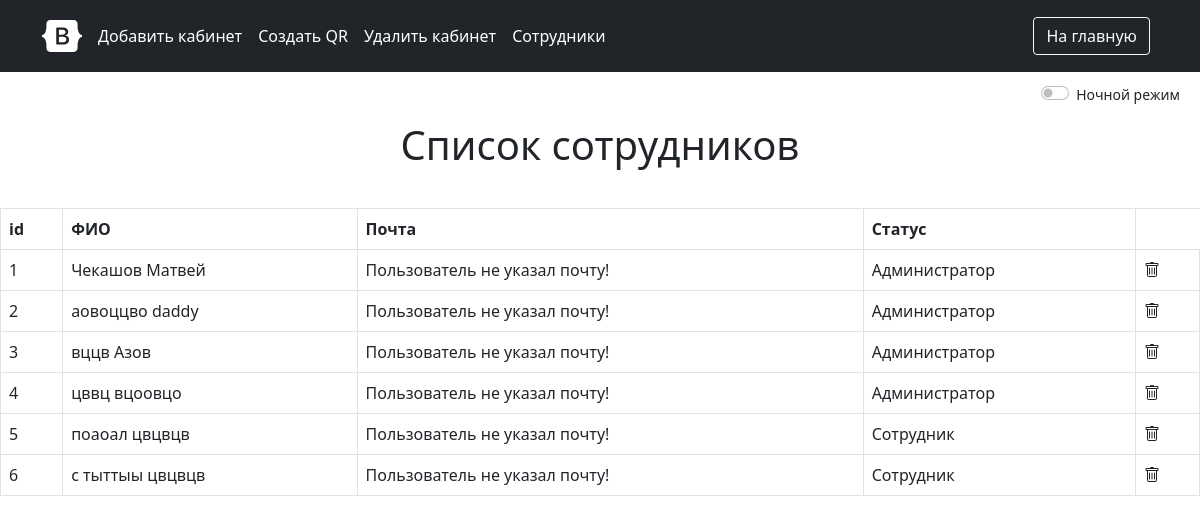
The app's page /work_with_user (signed in) with its own data.
### models.py (models this page shows, shortened)
class User(db.Model, UserMixin):
    id = db.Column(db.Integer, primary_key=True)
    email = db.Column(db.String(64))
    login = db.Column(db.String(64), unique=True)
    name = db.Column(db.String(64), nullable=False)
    surname = db.Column(db.String(64), nullable=False)
    patronymic = db.Column(db.String(64))
    admin_status = db.Column(db.Boolean, default=False)
    password = db.Column(db.String(128), nullable=False)
    user_sc = db.relationship('ScheduleCleaning', backref='user')
    created_on = db.Column(db.DateTime, default=datetime.utcnow)
    __translate_dict = {'ь': '', 'ъ': '', 'а': 'a', 'б': 'b', 'в': 'v',
                        'г': 'g', 'д': 'd', 'е': 'e', 'ё': 'yo', 'ж': 'zh',
                        'з': 'z', 'и': 'i', 'й': 'y', 'к': 'k', 'л': 'l',
                        'м': 'm', 'н': 'n', 'о': 'o', 'п': 'p', 'р': 'r',
                        'с': 's', 'т': 't', 'у': 'u', 'ф': 'f', 'х': 'h',
                        'ц': 'ts', 'ч': 'ch', 'ш': 'sh', 'щ': 'sch', 'ы': 'yi',
                        'э': 'e', 'ю': 'yu', 'я': 'ya'}
    def login(self):
        pass

### admin.py (the view, shortened to what this page needs)
@app.route('/work_with_user', methods=['GET', 'POST'])
@login_required
def work_with_user():
    if not check_admin_status():
        flash(f'У вас нет прав для просмотра данной страницы!', category='error')
        app.logger.warning(
            f"Сотрудник с недостаточным уровнем допуска попытался удалить пользователя: {get_user_info()}")
        return redirect(url_for('index'))
    users = User.query.order_by(User.admin_status.desc()).order_by(User.surname).all()
    return render_template('admin/work_with_user.html', users=users)

### controller.py (called while the page is built)
def check_admin_status() -> bool:
    if User.query.get(session['_user_id']).admin_status:
        return True
    return False

@app.after_request
def redirect_to_sign(response):
    if response.status_code == 401:
        return redirect(url_for('login'))
    return response

### models.py (called while the page is built)
@login_manager.user_loader
def load_user(user_id):
    return User.query.get(user_id)

### templates/admin/work_with_user.html (shortened to what this page needs)
<!DOCTYPE html>
<html lang="ru">
<head>
    <link href="https://cdn.jsdelivr.net/npm/bootstrap@5.1.3/dist/css/bootstrap.min.css" rel="stylesheet"
>
    <link type="text/css" rel="stylesheet" href="{{ url_for('static', filename='css/index.css') }}">
</head>
<body id="body">
{% include 'template/header_admin.html' %}
<div class="form-check form-switch" id="color_mode">
    <label style="float: right">
        <small>
            <input class="form-check-input" type="checkbox" id="ColorBackgroundMode"
                   onchange="controlColorBackgroundMode()">
            <label class="form-check-label" for="ColorBackgroundMode">Ночной режим</label>
        </small>
    </label>
</div>
<center><h1>Список сотрудников</h1></center>
<br>
<table class="table table-hover table-bordered">
    <tr>
        <th>id</th>
        <th>ФИО</th>
        <th>Почта</th>
        <th>Статус</th>
    </tr>
    {% for user in users %}
    <tr>
        <td>{{ loop.index }}</td>
        <td>{{ user.surname }} {{ user.name }} {{ user.patronymic }}</td>
        <td>{{ user.email|default('Пользователь не указал почту!', True) }}</td>
        <td>{{ 'Администратор' if user.admin_status else 'Сотрудник'  }}</td>
        {% if current_user.admin_status %}
        <td>
            <form action="{{ url_for('work_with_user') }}" method="post" id="deleteForm" onclick="document.getElementById('deleteForm').submit();">
            </form>
        </td>
        {% endif %}
    </tr>
    {% endfor %}
</table>
</body>
</html>

### static/css/index.css (style rules this page uses)
body { background: white; }
center { margin-top: 15px; padding-bottom: 7px; }
#color_mode { margin-right: 20px; margin-top: 10px; }

### static/css/headers.css (style rules this page uses)
.bi { vertical-align: -.125em; fill: currentColor; }

### records on screen
User: surname "Чекашов", name "Матвей", email "Пользователь не указал почту!", admin_status "Администратор"
User: surname "аовоццво", name "daddy", email "Пользователь не указал почту!", admin_status "Администратор"
User: surname "вццв", name "Азов", email "Пользователь не указал почту!", admin_status "Администратор"
User: surname "цввц", name "вцоовцо", email "Пользователь не указал почту!", admin_status "Администратор"
User: surname "поаоал", name "цвцвцв", email "Пользователь не указал почту!", admin_status "Сотрудник"
User: surname "с тыттыы", name "цвцвцв", email "Пользователь не указал почту!", admin_status "Сотрудник"
